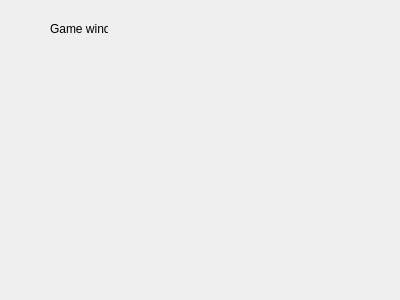
<?xml version="1.0" encoding="UTF-8"?>
<ui version="4.0">
 <class>gameWindow</class>
 <widget class="QWidget" name="gameWindow">
  <property name="geometry">
   <rect>
    <x>0</x>
    <y>0</y>
    <width>400</width>
    <height>300</height>
   </rect>
  </property>
  <property name="windowTitle">
   <string>Form</string>
  </property>
  <widget class="QLabel" name="label">
   <property name="geometry">
    <rect>
     <x>50</x>
     <y>20</y>
     <width>58</width>
     <height>18</height>
    </rect>
   </property>
   <property name="text">
    <string>Game window</string>
   </property>
  </widget>
 </widget>
 <resources/>
 <connections/>
</ui>
